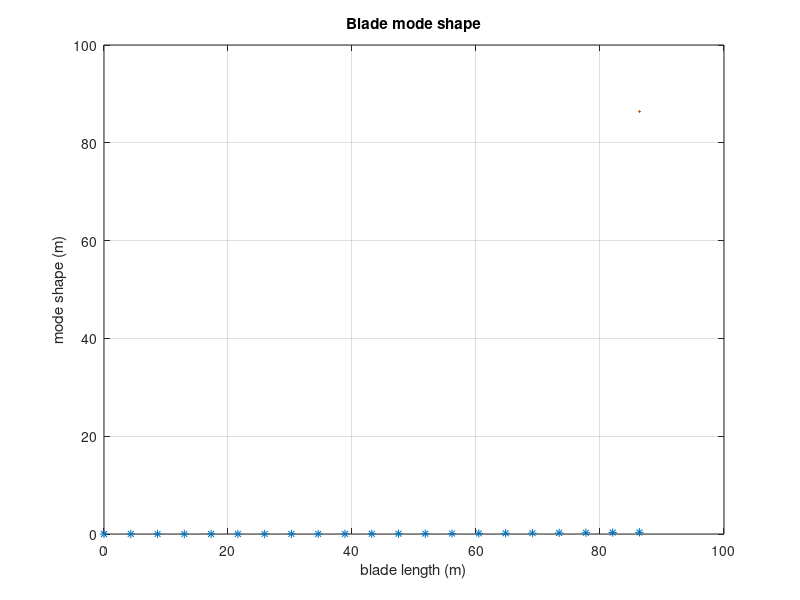
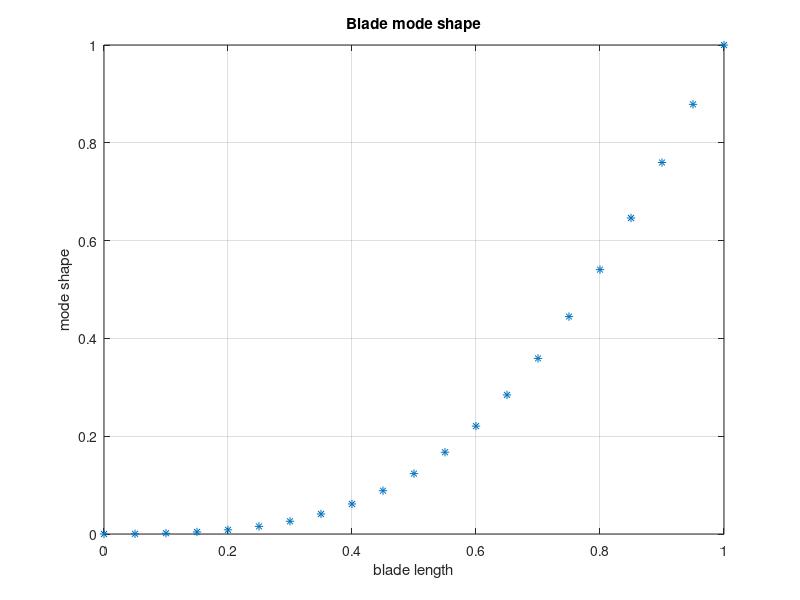

Write MATLAB code to recreate these figures, in order.
clear all
close all

%Wind
rho = 1.225; %kg/m3 Density of air
V = 50.0; %m/s Mean Wind Speed
TI = 0.11; %At 50m/s, the turbulence intensity is 0.11. 
sigma1 = TI*V; %wind standard deviation  

%Aerodynamic properties of the blade:
Cl =  0.5; %mean lift coefficient 
Cd = 0.02; %drag coefficient throughout the blade, 
theta = 90.0; %deg relative angle
theta_rad = theta*pi/180.0; %deg relative angle
S_aero = (Cl*cos(theta_rad) + Cd*sin(theta_rad))^2; 

f_n = 0.63;    %Hz, blade natural frequency, DTU 10MW RWT: 0.627798Hz = 1st Blade Collective Flap	
w_n = f_n*2*pi; %rad/s blade natural frequency
bl = 86.366;%m Blade length
chord  = 4; %m
chi = 0.7; %aerodynamic transfer function is 0.7. 
S_factor = rho^2 * V^2 * chord^2 * chi^2;

%Turbulence scale parameters:
Lambda1 = 42;%m, Lambda1=42m at hub height for z>60m (section 6.3 of 614100-1)
L1 = 8.1 * Lambda1; %Table B.1 of 61400-1
Lc = 8.1 * Lambda1; %coherence scale parameter 

%function of mode shape and correlation
fun = @(r1,r2)...
    (0.1351*((r1/bl).^2)+ 0.1443*((r1/bl).^3) +1.2610*((r1/bl).^4)+ 0.084*((r1/bl).^5) -0.6245*((r1/bl).^6)).*...
    (0.1351*((r2/bl).^2)+ 0.1443*((r2/bl).^3) +1.2610*((r2/bl).^4)+ 0.084*((r2/bl).^5) -0.6245*((r2/bl).^6)).*...
    exp(-12.0*((f_n.*(r1-r2)./V).^2 + (0.12*(r1-r2)./Lc).^2).^0.5);%frequency in Hz (Eq B.16 i 61400-1)

%Double interagral along the lengh of the blade:
S_I = integral2(fun,0,bl,0,bl);

%Kaimal spectra (from 614100-1 eq B.14) 
%with frequency in Hz
%NON-dimensional
S1_Kaimal_nondim = (4*f_n*L1/V)/(1+6*f_n*L1/V)^(5/3);
%Dimensional S(f) is:
S1_Kaimal = S1_Kaimal_nondim*(sigma1^2)/f_n;

%???? us non-dimonsional or dimensional Kaimal?
S_FT = S_factor * S_aero * S1_Kaimal * S_I;

%Displacement
%Integrate (mass pr. length)*(mode shape^2) over the blade:
M = 1421; %kg calc done in Excel based on DTU 10MW RWT
K = (w_n^2)*M; %from presentation 6-1 slide 9+*-
%K = 2.2e9;%2.2e9Nm^2 is the flap bend stiffness at rotor radius 45m (half way between root and tip).
%Is damping ration 0.995 or 0.005 or 1.005.... ???
D = 0.005; %equal to 3% log. decr. 
Var = pi*w_n*S_FT/(K^2 * 4* D); %slide 9 of presentation 7-2. (Natural frequency (omega r) in rad/s or Hz?)
%??Why not damping squared (follows from of resuction of admittance function slide 9)
%??Where does the pi come from? 
%??is w_n rad/s or Hz?
Dev = sqrt(Var) %Tip displacement variation
%Davenprt
T=600; %sec
n_1 = sqrt(2*log(w_n*T));  %radians or Hz?
n = n_1+ 0.577/n_1;

%Extreme tip displacement
nDev = n*sqrt(Var) %m

%Plot modeshape
x = 0:0.05:1;
y = 0.1351*((x).^2)+ 0.1443*((x).^3) +1.2610*((x).^4)+ 0.084*((x).^5) -0.6245*((x).^6);

figure(1)
plot(bl*x,nDev*y,'*')
hold on
plot(bl, bl)
title('Blade mode shape')
xlabel('blade length (m)')
ylabel('mode shape (m)')
grid on

figure(2)
plot(x,y,'*')
hold on

title('Blade mode shape')
xlabel('blade length')
ylabel('mode shape')
grid on







